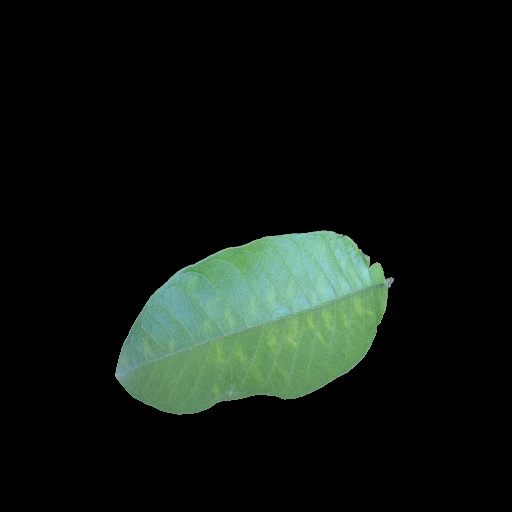
#> input picture findcontours/leaf_2.jpg, 512 x 512 px
$ python -i find_contours.py   (imports and definitions only)
#> lines starting #> are read from the running program, lines starting #| are printed output that depends on the picture; after the words box and inside, x2 and y2 are one past the last pixel; in counts of white or black regions, pixels touching at a corner belong together
import cv2 as cv
import numpy as np
import os
import sys
sys.path.append(r'c:\\Users\\Lab_205\\Desktop\\image_overlapping_project\\contours')
sys.path.append(r"C:\Users\Lab_205\Desktop\image_overlapping_project")
from contours.output import get_all_file_paths,grad_to_csv


def set_starting_point_to_leftmost(contour):
    x = contour[:, 0, 0]
    y = contour[:, 0, 1]

    min_index = np.argmin(x)

    #最左邊的點成為起點
    reordered_contour = np.roll(contour, -min_index, axis=0)

    return reordered_contour


def findcontours(path,output_dir='.'):
#> called with path = 'leaf_2.jpg', output_dir = '.'
    filename = os.path.basename(path)
    filename,_ = os.path.splitext(filename)

    img = cv.imread(path)
#> img is the input picture: shape (512, 512, 3); mean B, G, R 17.5, 22.9, 15.5
    img = cv.resize(img,(512,512))
    gray = cv.cvtColor(img,cv.COLOR_BGR2GRAY)
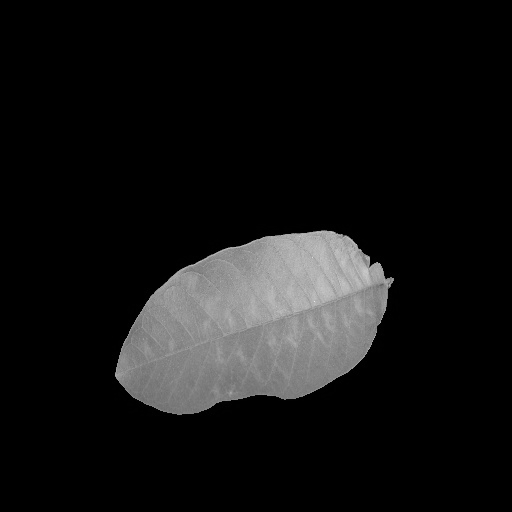
#> gray: shape (512, 512); min 0, max 237, mean 20.1
    _ ,thresh = cv.threshold(gray,0,255,cv.THRESH_TOZERO+cv.THRESH_OTSU)
    contours,hierarchy=cv.findContours(thresh,cv.RETR_EXTERNAL,cv.CHAIN_APPROX_NONE)
#> contours = 1 contour; box (x1, y1, x2, y2) and area: (115, 230, 394, 415) 35498
    reordered_contours = [set_starting_point_to_leftmost(contour) for contour in contours]
#> reordered_contours has the same summary as contours

# [4 lines of commented-out code are left out]
    if not os.path.exists(output_dir):
        os.makedirs(output_dir)


    outputname = os.path.join(output_dir, f"{filename}.csv")
    with open(outputname, "w") as f:
        for layer_1 in reordered_contours:
            for layer_2 in layer_1:
                f.writelines([f"{pixel}," for pixel in layer_2])
                f.writelines("\n")
#> this loop made 1 pass


def get_all_file_paths(targetdir):
    file_paths = []
    for dirpath, _, filenames in os.walk(targetdir):
        for file in filenames:
            full_path = os.path.join(dirpath, file)
            file_paths.append(full_path)

    return file_paths


# [4 lines of commented-out code are left out]
# [1 line not run here, left out]

>>> result = findcontours('leaf_2.jpg')
